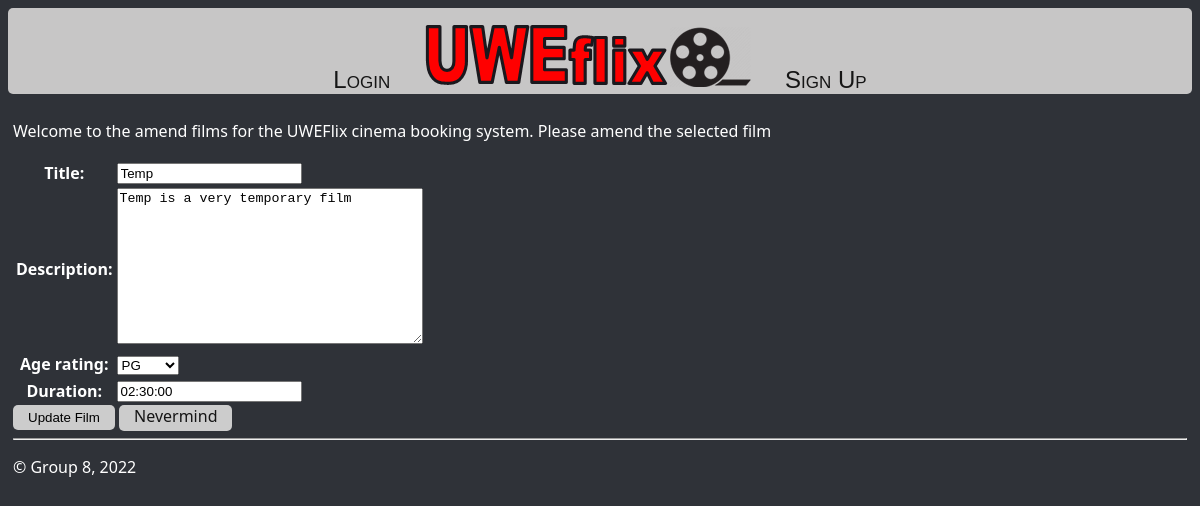
Page /amendFilm/119f144e0a2d430d85984c492f180abe on the earlier database version.
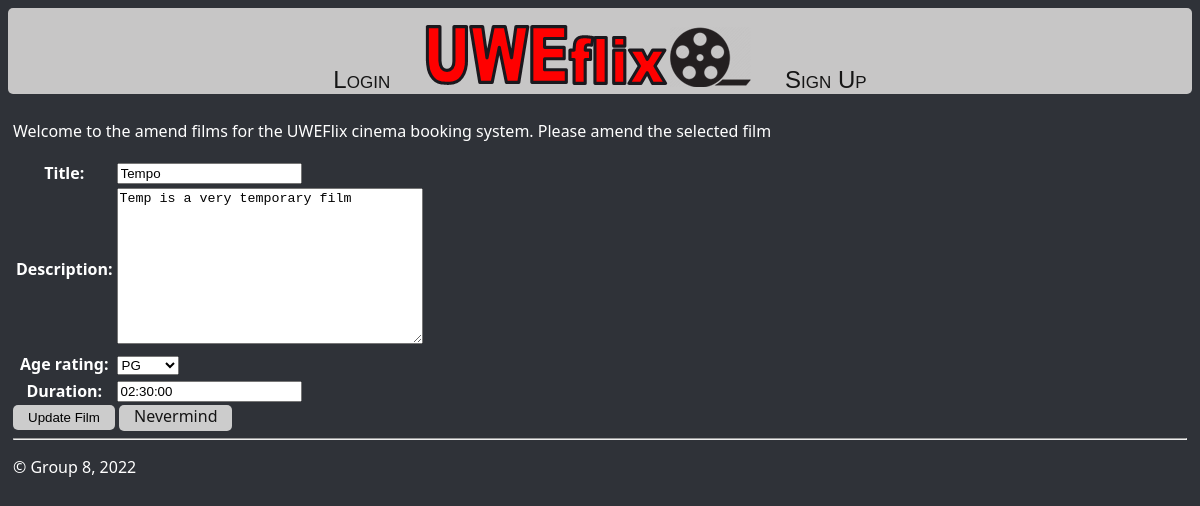
Same page on the later database version.
### uweflix/models.py (models this page shows, shortened)
class Film(models.Model):
    id = models.UUIDField(primary_key=True, default=uuid.uuid4, editable=False, unique=True)
    title = models.CharField(max_length=50)
    description = models.CharField(max_length=250)
    age_rating =  models.CharField(max_length=3, choices=Age_rating_UK)
    duration = models.DurationField(max_length=8)

### uweflix/views.py (the view)
# urls.py: path("amendFilm/<id>", views.amendFilm, name="amendFilm"),
def amendFilm(request, id):
    film = Film.objects.get(pk=id)
    form = addFilmForm(request.POST or None, instance=film)
    if form.is_valid():
        form.save()
        return redirect("allFilms")
    else:
        return render(request, "uweflix/amendFilms.html", {"film": film, "form": form})

### uweflix/forms.py
class addFilmForm(ModelForm):
        class Meta:
                model = Film
                fields = ("title","description", "age_rating", "duration",) #
                widgets = {
                'title': TextInput(attrs={
                'class': "addFilmsForm",
                'style': 'max-width: 300px;',
                'placeholder': 'Film Title'
                }),
                'description': Textarea(attrs={
                'class': "addFilmsForm",
                'style': 'max-width: 300px;',
                'placeholder': 'whats the film about?'
                }),
                'duration': TextInput(attrs={
                'class': "addFilmsForm",
                'style': 'max-width: 300px;',
                'placeholder': 'Eg, 1:30:30'
                })
        }

### uweflix/templates/uweflix/amendFilms.html (shortened to what this page needs)
{% extends "uweflix/layout.html" %}
{% block content %}
<p>Welcome to the amend films for the UWEFlix cinema booking system. Please amend the selected film</p>
<form method="POST" class="updateFilm">
    <table class="addingForms">
    {{ form }}
    </table>
    <input type="submit" value="Update Film">
    <a class = "nevermindButton" href="{% url 'allFilms' %}">Nevermind</a>
    </form>
{% endblock %}

Differences in the rows shown:
changed Film "Temp is a very temporary film": title "Temp" → "Tempo"
